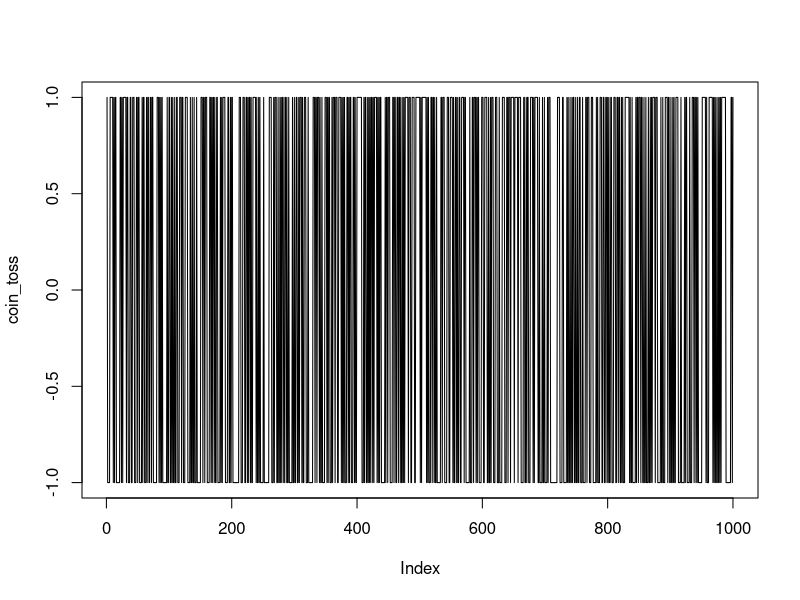
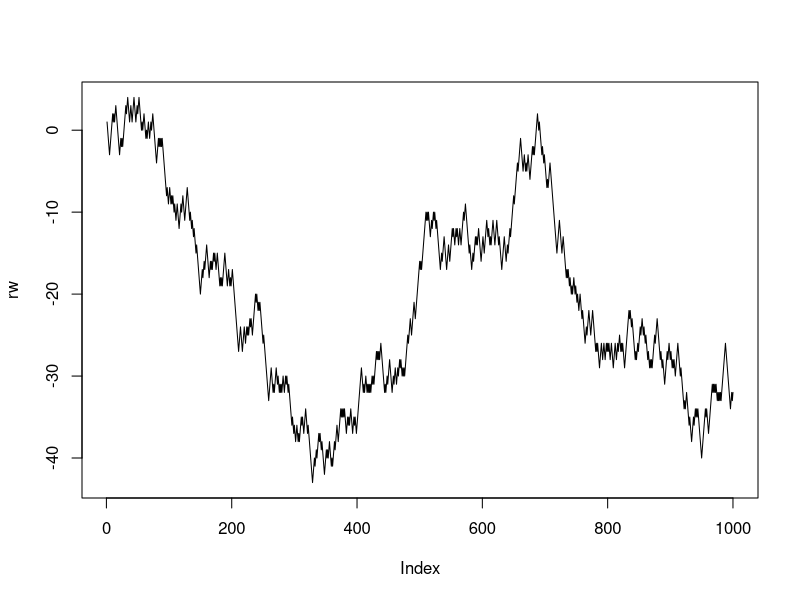
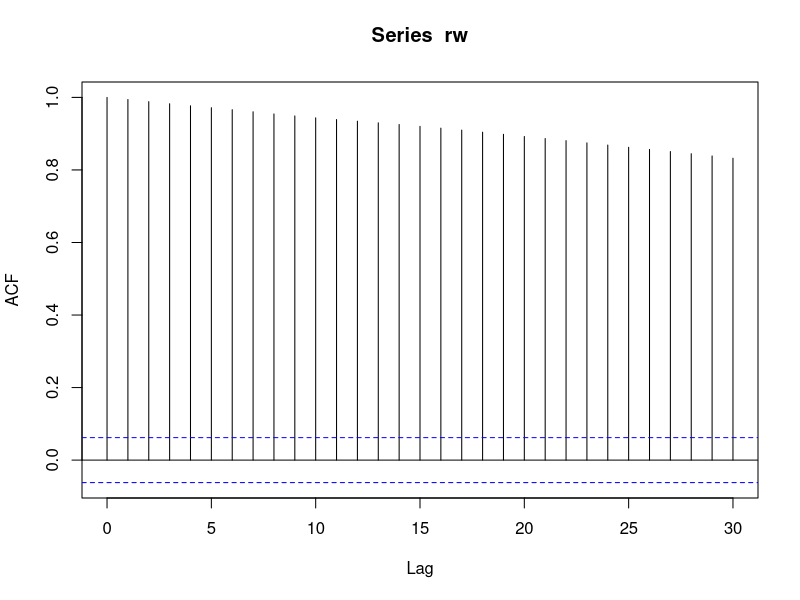

These figures' R source, in order:

?sample

coin_toss <- sample(c(-1,1), 1000, replace = TRUE, prob = c(0.5, 0.5))

plot(coin_toss, type = 'l')

rw <- cumsum(coin_toss)

plot(rw, type = 'l')

var(rw)

cov(rw[1:999], rw[2:1000])

cov(rw[1:995], rw[6:1000])

acf(rw)

# length(rw[1:995])
# length(rw[6:1000])

mean(coin_toss)
var(coin_toss)

# Erwarungswert von coin_toss
((1 + 1) * 0.5) - 1
mean(coin_toss)

# Varaniz von coin_toss
(((1 + 1) ** 2) * 0.5) - 1
var(coin_toss)

# Erwarungswert von rw
((1 + 1) * 0.5 - 1) * 1000
mean(coin_toss) * 1000

x1_mean <- 5
x1_sd <- 1
X1_1 <- x1_mean + rnorm(1000, x1_mean, x1_sd)
X1_2 <- x1_mean + rnorm(1000, 0, x1_sd)
X1_3 <- rnorm(1000, x1_mean, x1_sd)

mean(X1_1)
mean(X1_2)
mean(X1_3)



